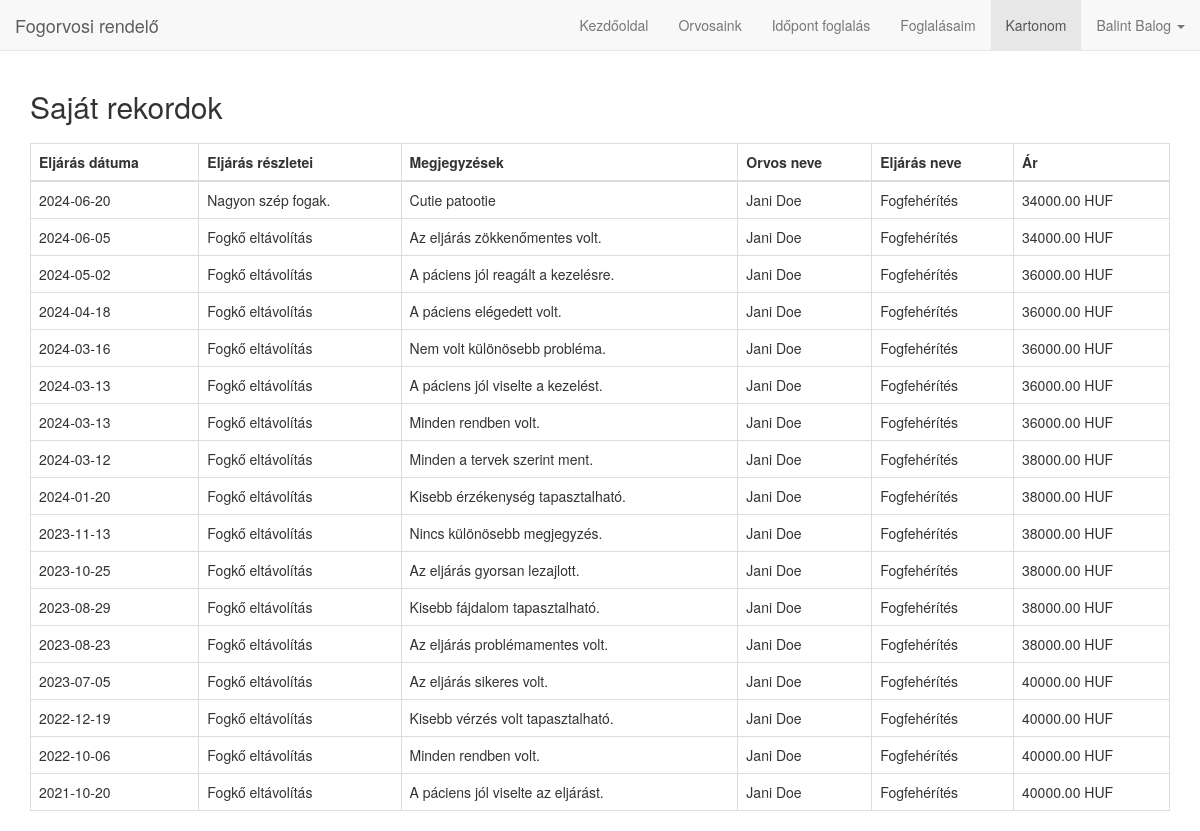
The app's page /view_my_records.php (signed in), older data.
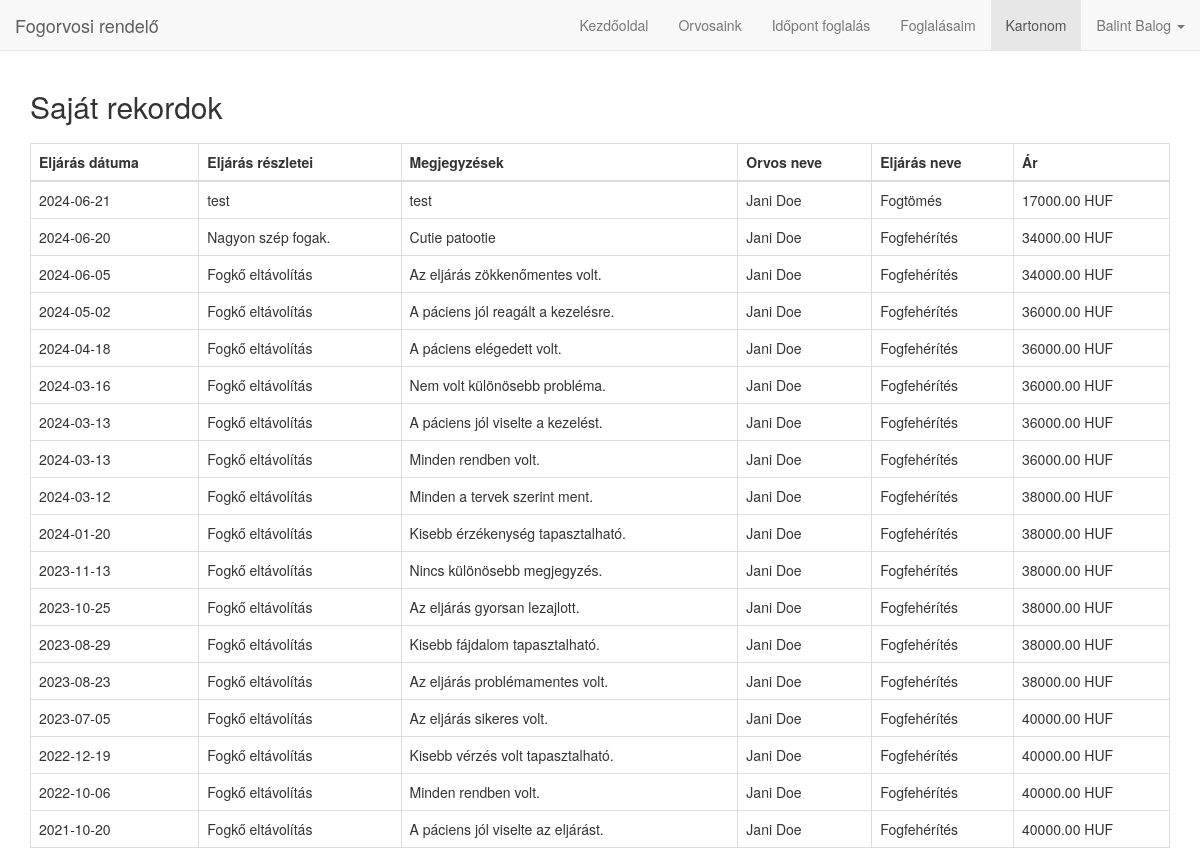
The same page, newer data.
### tables this page shows
CREATE TABLE `PatientRecords` (
  `recordID` int(11) NOT NULL,
  `patientID` int(11) DEFAULT NULL,
  `doctorID` int(11) DEFAULT NULL,
  `procedureDate` date DEFAULT NULL,
  `procedureDetails` text DEFAULT NULL,
  `notes` text DEFAULT NULL,
  `price` decimal(10,2) DEFAULT NULL,
  `procedureID` int(11) DEFAULT NULL,
  `healthRating` int(2) DEFAULT NULL
);

CREATE TABLE `Doctor` (
  `doctorID` int(11) NOT NULL,
  `firstName` varchar(50) NOT NULL,
  `lastName` varchar(50) NOT NULL,
  `password` varchar(255) NOT NULL,
  `phoneNumber` varchar(20) NOT NULL,
  `email` varchar(100) NOT NULL,
  `worktime` varchar(50) NOT NULL,
  `specialisation` varchar(100) NOT NULL,
  `forget` varchar(255) DEFAULT NULL,
  `remember` varchar(255) DEFAULT NULL
);

CREATE TABLE `Procedures` (
  `procedureID` int(11) NOT NULL,
  `procedureName` varchar(255) DEFAULT NULL,
  `price` decimal(10,2) DEFAULT NULL
);

### view_my_records.php (the view, shortened to what this page needs)
<?php
global $pdo;
$patientID = $_SESSION['patientID'];
$sql = "SELECT pr.procedureDate, pr.procedureDetails, pr.notes, d.firstName AS doctorFirstName, d.lastName AS doctorLastName, proc.procedureName, pr.price
        FROM PatientRecords pr
        JOIN Doctor d ON pr.doctorID = d.doctorID
        JOIN Procedures proc ON pr.procedureID = proc.procedureID
        WHERE pr.patientID = ? ORDER BY pr.procedureDate DESC";
$stmt = $pdo->prepare($sql);
$stmt->execute([$patientID]);
$patientRecords = $stmt->fetchAll(PDO::FETCH_ASSOC);
?>
<!DOCTYPE html>
<html lang="hu">
<head>
    <link rel="stylesheet" href="https://cdn.jsdelivr.net/npm/bootstrap@3.3.7/dist/css/bootstrap.min.css">
</head>
<body>
<nav class="navbar navbar-default navbar-fixed-top">
    <div class="container-fluid">
        <div class="navbar-header">
            <a class="navbar-brand" href="#">Fogorvosi rendelő</a>
        </div>
        <div class="collapse navbar-collapse" id="bs-example-navbar-collapse-1">
            <ul class="nav navbar-nav navbar-right">
                <li><a href="index.php">Kezdőoldal</a></li>
                <li><a href="doctors.php">Orvosaink</a></li>
                <?php if (!isset($_SESSION['patientID']) && !isset($_SESSION['doctorID'])): ?>
                    <li><a href="register.php">Regisztráció</a></li>
                    <li><a href="login.php">Bejelentkezés</a></li>
                <?php else: ?>
                    <?php
                    if (isset($_SESSION['patientID'])) {
                        echo '<li><a href="appointment.php">Időpont foglalás</a></li>';
                        echo '<li><a href="view_appointments.php">Foglalásaim</a></li>';
                        echo '<li class="active"><a href="view_my_records.php">Kartonom</a></li>';
                    }
                    ?>
                    <li class="dropdown">
                        <a href="#" class="dropdown-toggle" data-toggle="dropdown" role="button" aria-haspopup="true"
                           aria-expanded="false">
                            <?php echo htmlspecialchars($_SESSION['firstName'] . ' ' . $_SESSION['lastName']); ?> <span
                                    class="caret"></span>
                        </a>
                    </li>
                <?php endif; ?>
            </ul>
        </div>
    </div>
</nav>
<div class="container" style="padding-top: 70px;">
    <h2>Saját rekordok</h2>
    <?php if (!empty($patientRecords)): ?>
        <table class="table table-bordered" style="margin-top: 20px;">
            <thead>
            <tr>
                <th>Eljárás dátuma</th>
                <th>Eljárás részletei</th>
                <th>Megjegyzések</th>
                <th>Orvos neve</th>
                <th>Eljárás neve</th>
                <th>Ár</th>
            </tr>
            </thead>
            <tbody>
            <?php foreach ($patientRecords as $record): ?>
                <tr>
                    <td><?php echo htmlspecialchars($record['procedureDate']); ?></td>
                    <td><?php echo htmlspecialchars($record['procedureDetails']); ?></td>
                    <td><?php echo htmlspecialchars($record['notes']); ?></td>
                    <td><?php echo htmlspecialchars($record['doctorFirstName'] . ' ' . $record['doctorLastName']); ?></td>
                    <td><?php echo htmlspecialchars($record['procedureName']); ?></td>
                    <td><?php echo htmlspecialchars($record['price']); ?> HUF</td>
                </tr>
            <?php endforeach; ?>
            </tbody>
        </table>
    <?php endif; ?>
</div>
</body>
</html>

Row changes from the older to the newer data that the page shows:
added patientrecords: procedureDate "2024-06-21", procedureDetails "test", notes "test", doctorID.lastName "Jani Doe", procedureID.procedureName "Fogtömés", price "17000.00"
